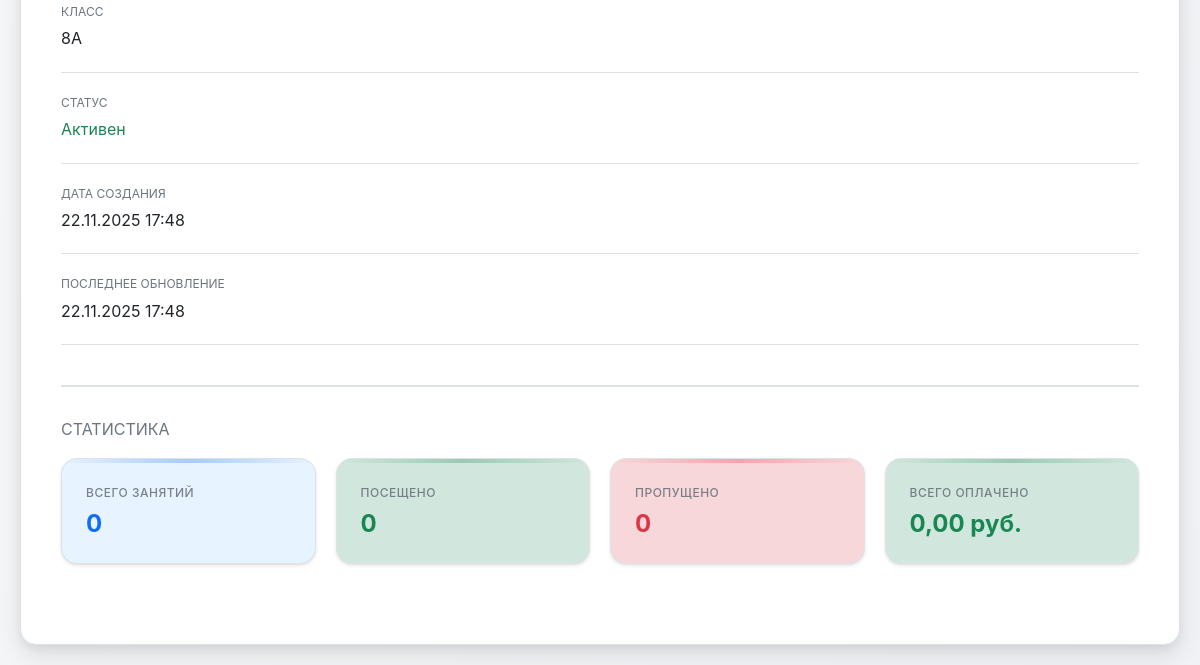
/student/5/ (signed in, lower part), run on an earlier commit of the app's database.
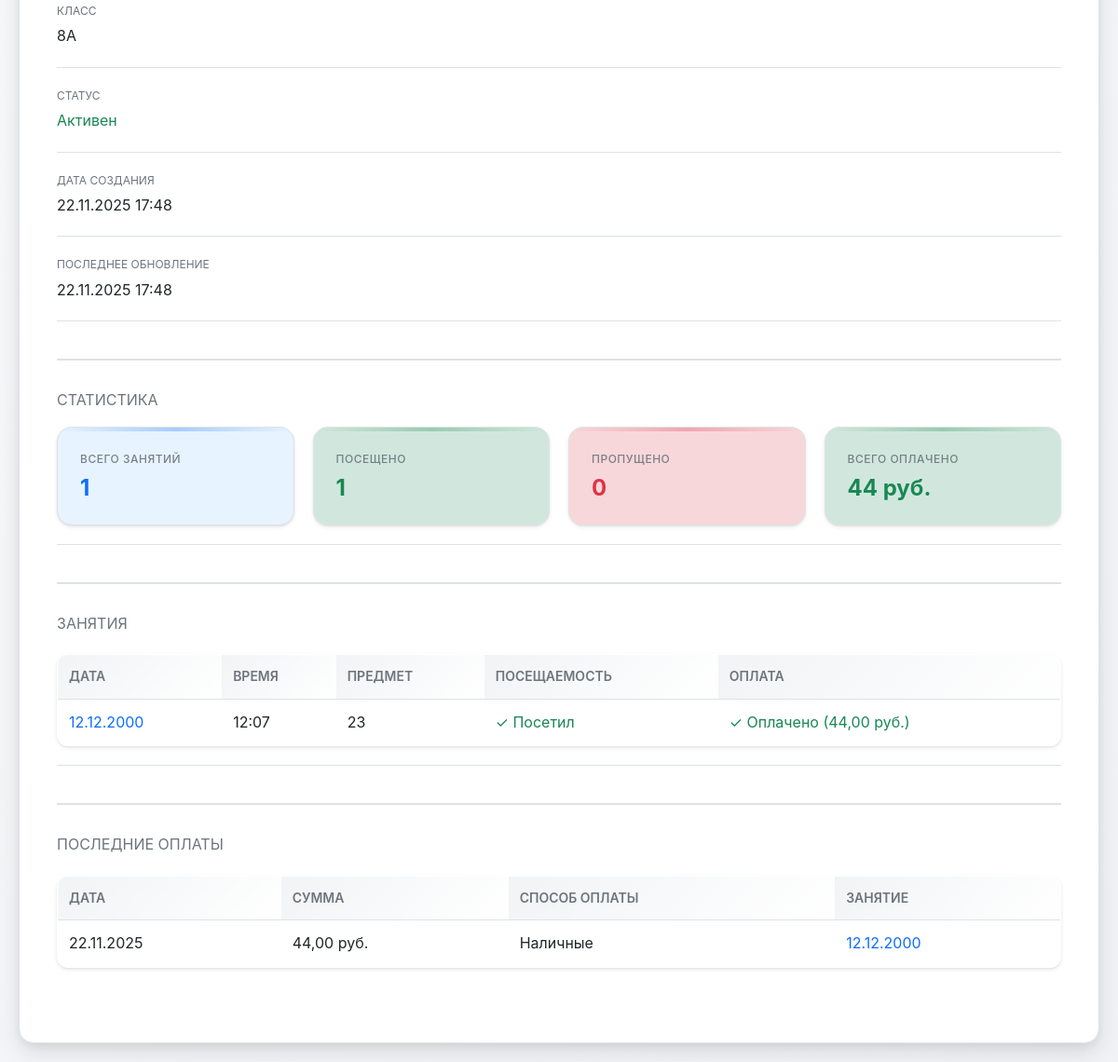
And on a later commit of the database.
### main/models.py (models this page shows, shortened)
class Lesson(models.Model):
    tutor = models.ForeignKey(Tutor, on_delete=models.CASCADE, related_name='lessons', verbose_name='Репетитор')
    students = models.ManyToManyField(Student, related_name='lessons', verbose_name='Ученики')
    date = models.DateField(verbose_name='Дата')
    time = models.TimeField(verbose_name='Время')
    duration = models.IntegerField(default=60, validators=[MinValueValidator(1)], verbose_name='Длительность (минуты)')
    lesson_price = models.DecimalField(max_digits=10, decimal_places=2, default=Decimal('0.00'), validators=[MinValueValidator(Decimal('0.00'))], verbose_name='Стоимость занятия (за одного ученика)')
    subject = models.CharField(max_length=200, blank=True, verbose_name='Предмет/Тема')
    notes = models.TextField(blank=True, verbose_name='Заметки')
    created_at = models.DateTimeField(auto_now_add=True, verbose_name='Дата создания')
    updated_at = models.DateTimeField(auto_now=True, verbose_name='Дата обновления')
    class Meta:
        verbose_name = 'Занятие'
        verbose_name_plural = 'Занятия'
        ordering = ['-date', '-time']

class Payment(models.Model):
    PAYMENT_METHOD_CHOICES = [
        ('cash', 'Наличные'),
        ('transfer', 'Перевод'),
    ]
    student = models.ForeignKey(Student, on_delete=models.CASCADE, related_name='payments', verbose_name='Ученик')
    lesson = models.ForeignKey(Lesson, on_delete=models.SET_NULL, null=True, blank=True, related_name='payments', verbose_name='Занятие')
    amount = models.DecimalField(max_digits=10, decimal_places=2, validators=[MinValueValidator(Decimal('0.01'))], verbose_name='Сумма')
    payment_date = models.DateField(verbose_name='Дата оплаты')
    payment_method = models.CharField(max_length=20, choices=PAYMENT_METHOD_CHOICES, default='cash', verbose_name='Способ оплаты')
    notes = models.TextField(blank=True, verbose_name='Заметки')
    created_at = models.DateTimeField(auto_now_add=True, verbose_name='Дата создания')
    class Meta:
        verbose_name = 'Оплата'
        verbose_name_plural = 'Оплаты'
        ordering = ['-payment_date', '-created_at']

### main/views.py (the view)
# urls.py: path('student/<int:pk>/', views.student_detail, name='student_detail'),
@login_required
def student_detail(request, pk):
    tutor = get_tutor(request)
    if not tutor:
        messages.error(request, 'Профиль репетитора не найден.')
        return redirect('dashboard')
    student = get_object_or_404(Student, pk=pk, tutor=tutor)
    all_lessons = Lesson.objects.filter(tutor=tutor, students=student).order_by('-date', '-time')
    lessons_data = []
    for lesson in all_lessons:
        attendance = Attendance.objects.filter(lesson=lesson, student=student).first()
        payment = Payment.objects.filter(lesson=lesson, student=student).first()
        attendance_status = None
        if attendance:
            attendance_status = attendance.status  # 'present' или 'absent'
        payment_status = None
        if payment:
            payment_status = 'paid'
        elif attendance and attendance.status == 'present' and lesson.lesson_price > 0:
            payment_status = 'unpaid'
        lessons_data.append({
            'lesson': lesson,
            'attendance': attendance,
            'attendance_status': attendance_status,
            'payment': payment,
            'payment_status': payment_status,
        })
    payments = Payment.objects.filter(student=student).order_by('-payment_date')[:10]
    total_paid = student.get_total_paid()
    total_debt = student.get_total_debt()
    total_lessons = student.get_total_lessons_count()
    absent_lessons = student.get_absent_lessons_count()
    present_lessons = student.get_present_lessons_count()
    return render(request, 'main/student_detail.html', {
        'student': student,
        'lessons_data': lessons_data,
        'payments': payments,
        'total_paid': total_paid,
        'total_debt': total_debt,
        'total_lessons': total_lessons,
        'absent_lessons': absent_lessons,
        'present_lessons': present_lessons,
    })

### main/models.py (called while the page is built)
    def get_total_paid(self):
        return self.payments.aggregate(total=Sum('amount'))['total'] or Decimal('0.00')

    def get_total_debt(self):
        total_debt = Decimal('0.00')
        for lesson in self.lessons.all():
            if not lesson.attendances.exists():
                continue  # Пропускаем занятия без отметок посещаемости
            attendance = Attendance.objects.filter(lesson=lesson, student=self, status='present').first()
            if attendance:
                payment = Payment.objects.filter(lesson=lesson, student=self).first()
                if not payment and lesson.lesson_price > 0:
                    total_debt += lesson.lesson_price
        return total_debt

    def get_total_lessons_count(self):
        return self.lessons.count()

    def get_absent_lessons_count(self):
        return self.attendances.filter(status='absent').count()

    def get_present_lessons_count(self):
        return self.attendances.filter(status='present').count()

### main/views.py (called while the page is built)
def get_tutor(request):
    if request.user.is_authenticated:
        try:
            return request.user.tutor
        except Tutor.DoesNotExist:
            return None
    return None

### main/templates/main/student_detail.html (shortened to what the changed rows need)
{% extends 'main/base.html' %}
{% block content %}
<div class="detail-item" style="margin-top: 40px; padding-top: 30px; border-top: 2px solid var(--border-color);">
    <div class="dashboard-grid" style="display: grid; grid-template-columns: repeat(auto-fit, minmax(200px, 1fr)); gap: 20px;">
        <div class="stat-card stat-card-blue">
            <div class="stat-label" style="font-size: 12px;">Всего занятий</div>
            <div class="stat-value" style="font-size: 24px;">{{ total_lessons }}</div>
        </div>
        <div class="stat-card stat-card-green">
            <div class="stat-label" style="font-size: 12px;">Посещено</div>
            <div class="stat-value" style="font-size: 24px;">{{ present_lessons }}</div>
        </div>
        <div class="stat-card stat-card-green">
            <div class="stat-label" style="font-size: 12px;">Всего оплачено</div>
            <div class="stat-value" style="font-size: 24px;">{{ total_paid }} руб.</div>
        </div>
    </div>
</div>
{% if lessons_data %}
<div class="detail-item" style="margin-top: 40px; padding-top: 30px; border-top: 2px solid var(--border-color);">
    <div class="detail-label" style="font-size: 16px; margin-bottom: 15px;">Занятия</div>
    <div class="table-responsive">
    <table>
        <thead>
            <tr>
                <th>Дата</th>
                <th>Время</th>
                <th>Предмет</th>
                <th>Посещаемость</th>
                <th>Оплата</th>
            </tr>
        </thead>
        <tbody>
            {% for item in lessons_data %}
            <tr>
                <td><a href="{% url 'lesson_detail' item.lesson.pk %}">{{ item.lesson.date|date:"d.m.Y" }}</a></td>
                <td>{{ item.lesson.time|time:"H:i" }}</td>
                <td>{{ item.lesson.subject|default:"—" }}</td>
                <td>
                    {% if item.attendance_status == 'present' %}
                        <span class="status-success">✓ Посетил</span>
                    {% elif item.attendance_status == 'absent' %}
                        <span class="status-error">✗ Не посетил</span>
                    {% else %}
                        <span style="color: var(--text-muted);">Не отмечено</span>
                    {% endif %}
                </td>
                <td>
                    {% if item.payment_status == 'paid' %}
                        <span class="status-success">✓ Оплачено ({{ item.payment.amount }} руб.)</span>
                    {% elif item.payment_status == 'unpaid' %}
                        <span class="status-warning" style="font-weight: 600;">⚠ Не оплачено ({{ item.lesson.lesson_price }} руб.)</span>
                    {% else %}
                        <span style="color: var(--text-muted);">—</span>
                    {% endif %}
                </td>
            </tr>
            {% endfor %}
        </tbody>
    </table>
    </div>
</div>
{% endif %}
{% if payments %}
<div class="detail-item" style="margin-top: 40px; padding-top: 30px; border-top: 2px solid var(--border-color);">
    <div class="detail-label" style="font-size: 16px; margin-bottom: 15px;">Последние оплаты</div>
    <table>
        <thead>
            <tr>
                <th>Дата</th>
                <th>Сумма</th>
                <th>Способ оплаты</th>
                <th>Занятие</th>
            </tr>
        </thead>
        <tbody>
            {% for payment in payments %}
            <tr>
                <td>{{ payment.payment_date|date:"d.m.Y" }}</td>
                <td>{{ payment.amount }} руб.</td>
                <td>{{ payment.get_payment_method_display }}</td>
                <td>
                    {% if payment.lesson %}
                        <a href="{% url 'lesson_detail' payment.lesson.pk %}">{{ payment.lesson.date|date:"d.m.Y" }}</a>
                    {% else %}
                        —
                    {% endif %}
                </td>
            </tr>
            {% endfor %}
        </tbody>
    </table>
</div>
{% endif %}
{% endblock %}

What changed in the data, as far as the page shows it:
added Lesson: lesson "12.12.2000", lesson.time "12:07", lesson.subject "23", payment.amount "44,00"
added Payment: payment_date "22.11.2025", amount "44,00", payment_method "Наличные", lesson "12.12.2000"
Also different on the page:
{{ total_lessons }}: "0" → "1"
{{ present_lessons }}: "0" → "1"
{{ total_paid }}: "0,00" → "44"
text now shown: "ЗАНЯТИЯ ДАТА ВРЕМЯ ПРЕДМЕТ ПОСЕЩАЕМОСТЬ ОПЛАТА ПОСЛЕДНИЕ ОПЛАТЫ ДАТА СУММА СПОСОБ ОПЛАТЫ ЗАНЯТИЕ"
